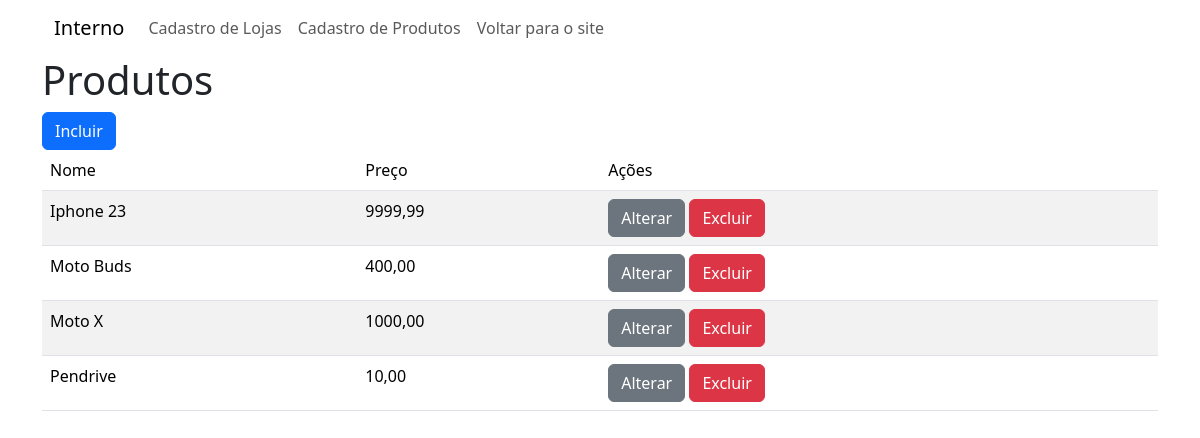
The app's page /cadastro/listar_produtos, older data.
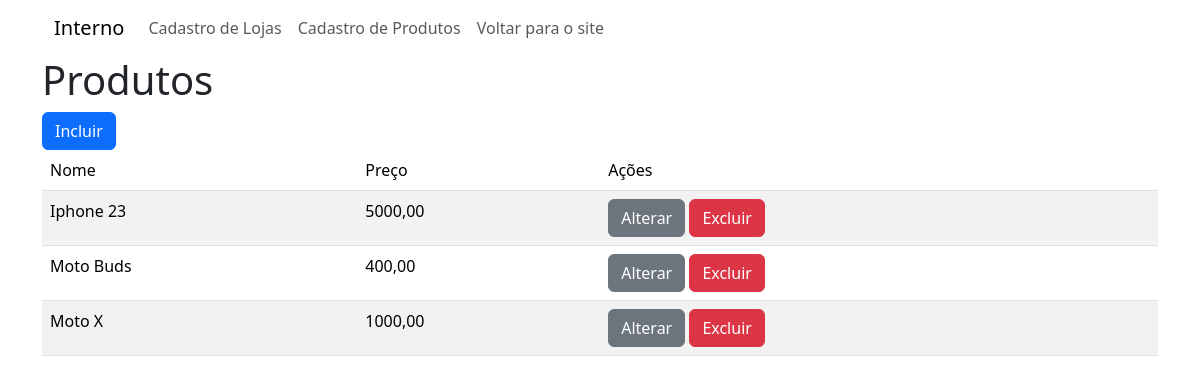
The same page, newer data.
### cadastro/models.py (models this page shows, shortened)
class Produto(models.Model):
    loja = models.ForeignKey(Loja,
                    on_delete=models.DO_NOTHING)
    nome = models.CharField(max_length=100)
    preco = models.DecimalField(max_digits=9,
                                decimal_places=2)
    destaque = models.BooleanField()
    '''
    dçdçdç
    ssçsçsç
    '''

### cadastro/views.py (the view)
# urls.py: path('listar_produtos', views.listar_produtos,
def listar_produtos(request):
    produtos = Produto.objects.order_by(Lower('nome'))
    return render(request, 'listar_produtos.html',
                  {'produtos':produtos})

### cadastro/templates/listar_produtos.html
{% extends 'interna.html' %}
{% block content %}
    <h1>Produtos</h1>
    <a href="{% url 'incluir_produto' %}"
        class="btn btn-primary">Incluir</a>
    <table class="table table-striped">
        <thead>
            <tr>
                <td>Nome</td>
                <td>Preço</td>
                <td>Ações</td>
            </tr>
        </thead>
        <tbody>
            {% for p in produtos %}
            <tr>
                <td>{{ p.nome }}</td>
                <td>{{ p.preco }}</td>
                <td>
                    <a href="{% url 'alterar_produto' p.id %}"
                        class="btn btn-secondary">
                        Alterar
                    </a>
                    <a href="{% url 'excluir_produto' p.id %}"
                        onclick="return excluir()"
                        class="btn btn-danger">
                        Excluir
                    </a>
                </td>
            </tr>
            {% endfor %}
        </tbody>
    </table>
{% endblock %}

Row changes from the older to the newer data that the page shows:
removed Produto: nome "Pendrive", preco "10,00"
changed Produto "Iphone 23": preco "9999,99" → "5000,00"
